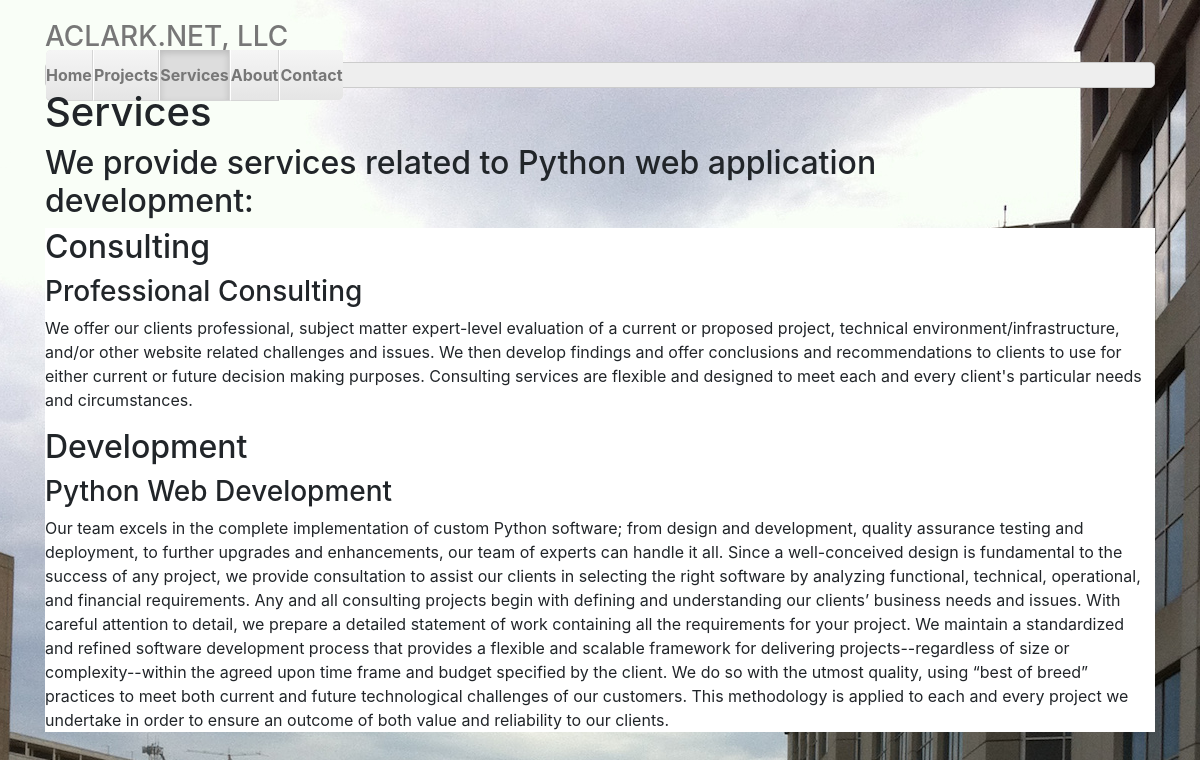
Page /services on the earlier database version.
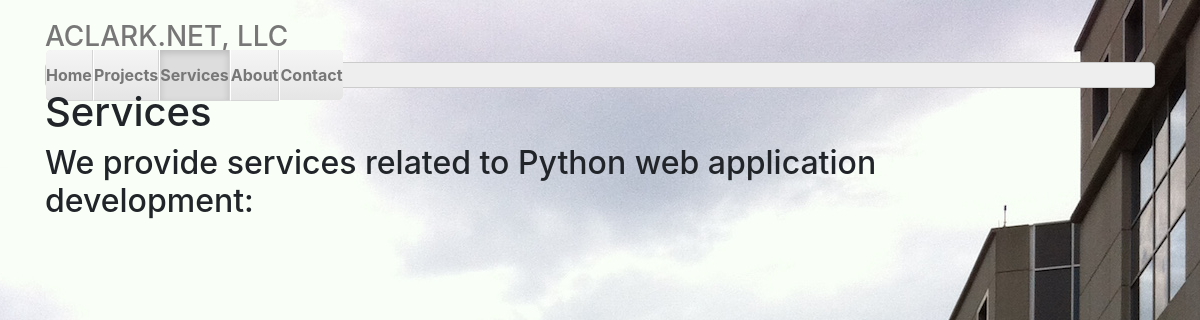
Same page on the later database version.
### aclarknet/aclarknet/models.py (models this page shows, shortened)
class Service(models.Model):
    name = models.CharField(max_length=60)
    desc = models.CharField(max_length=60)
    icon = models.CharField(default=None, max_length=30)
    text = models.TextField(default=None)

### aclarknet/aclarknet/views.py (the view)
# urls.py: url(r'^services', 'aclarknet.aclarknet.views.services', name='services'),
def services(request):
    services = Service.objects.all()
    context = {'services': services}
    return render(request, 'services.html', context)

### aclarknet/aclarknet/templates/services.html
{% extends "home.html" %}
{% load staticfiles %}
{% block nav %}
    <li><a href="/">Home</a></li>
    <li><a href="/projects">Projects</a></li>
    <li class="active"><a href="/services">Services</a></li>
    <li><a href="/about">About</a></li>
    <li><a href="/contact">Contact</a></li>
{% endblock %}
{% block content %}
    <h1>Services</h1>
    <h2 class="width">We provide services related to Python web application development:</h2>
    <div class="background-white">
    {% for service in services %}
        <h2>{{ service.name }}</h2>
        <h3>{{ service.desc }}</h3>
        <p><i class="fa fa-{{ service.icon }} fa-5x wrap"></i>{{ service.text }}</p>
    {% endfor %}
    </div>
{% endblock %}

### aclarknet/aclarknet/templates/home.html (shortened to what this page needs)
{% load staticfiles %}
<!DOCTYPE html>
<html lang="en">
  <head>
    <link href="{% static 'bower_components/bootstrap/dist/css/bootstrap.min.css' %}" rel="stylesheet">
    <link href="{% static 'bower_components/fontawesome/css/font-awesome.min.css' %}" rel="stylesheet">
    <link href="{% static 'justified-nav.css' %}" rel="stylesheet">
    <link href="{% static 'aclarknet.css' %}" rel="stylesheet">
  </head>
  <body>
    <div class="container">
      <div class="masthead">
        <h3 class="text-muted"><a class="plain" href="/">ACLARK.NET, LLC</a></h3>
        <div role="navigation">
          <ul class="nav nav-justified">
            {% block nav %}{% endblock %}
          </ul>
        </div>
      </div>
      {% block content %}{% endblock %}
  </body>
</html>

### aclarknet/aclarknet/static/justified-nav.css (style rules this page uses)
body { padding-top: 20px; }
.nav-justified { background-color: #eee; border: 1px solid #ccc; border-radius: 5px; }
.nav-justified > li > a { padding-top: 15px; padding-bottom: 15px; margin-bottom: 0; font-weight: bold; color: #777; text-align: center; background-color: #e5e5e5; background-image: -webkit-gradient(linear, left top, left bottom, from(#f5f5f5), to(#e5e5e5)); background-image: -webkit-linear-gradient(top, #f5f5f5 0%, #e5e5e5 100%); background-image: -o-linear-gradient(top, #f5f5f5 0%, #e5e5e5 100%); background-image: -webkit-gradient(linear, left top, left bottom, from(top), color-stop(0%, #f5f5f5), to(#e5e5e5)); background-image: linear-gradient(top, #f5f5f5 0%, #e5e5e5 100%); filter: progid:DXImageTransform.Microsoft.gradient( startColorstr='#f5f5f5', endColorstr='#e5e5e5',GradientType=0 ); background-repeat: repeat-x; border-bottom: 1px solid #d5d5d5; }
.nav-justified > .active > a, .nav-justified > .active > a:hover, .nav-justified > .active > a:focus { background-color: #ddd; background-image: none; -webkit-box-shadow: inset 0 3px 7px rgba(0,0,0,.15); box-shadow: inset 0 3px 7px rgba(0,0,0,.15); }
.nav-justified > li:first-child > a { border-radius: 5px 5px 0 0; }
.nav-justified > li:last-child > a { border-bottom: 0; border-radius: 0 0 5px 5px; }
@media (min-width: 768px) { .nav-justified { max-height: 52px; } }
@media (min-width: 768px) { .nav-justified > li > a { border-right: 1px solid #d5d5d5; border-left: 1px solid #fff; } }
@media (min-width: 768px) { .nav-justified > li:first-child > a { border-left: 0; border-radius: 5px 0 0 5px; } }
@media (min-width: 768px) { .nav-justified > li:last-child > a { border-right: 0; border-radius: 0 5px 5px 0; } }
@media screen and (min-width: 768px) { .masthead, .marketing, .footer { padding-right: 0; padding-left: 0; } }

### aclarknet/aclarknet/static/aclarknet.css (style rules this page uses)
.plain, .plain:hover { color: #777777; text-decoration: none; }
.width { width: 80% }

Differences in the rows shown:
removed Service: name "Consulting", desc "Professional Consulting", text "We offer our clients professional, subject matter expert-level evaluation of a current or proposed project, technical environment/infrastructure, and/or other website related challenges and issues. We then develop findings and offer conclusions and recommendations to clients to use for either current or future decision making purposes. Consulting services are flexible and designed to meet each and every client's particular needs and circumstances."
removed Service: name "Development", desc "Python Web Development", text "Our team excels in the complete implementation of custom Python software; from design and development, quality assurance testing and deployment, to further upgrades and enhancements, our team of experts can handle it all. Since a well-conceived design is fundamental to the success of any project, we provide consultation to assist our clients in selecting the right software by analyzing functional, technical, operational, and financial requirements. Any and all consulting projects begin with defining and understanding our clients’ business needs and issues. With careful attention to detail, we prepare a detailed statement of work containing all the requirements for your project. We maintain…"
